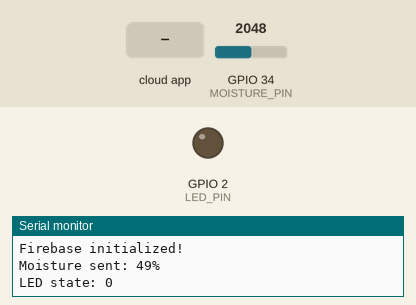
Simulated run of this sketch. Board: ESP32. On the bench: output pins drawn as LEDs (lit = HIGH), the last lines printed to the serial monitor. Inputs (shaded band) come from the test bench; at power-on: GPIO 34 (MOISTURE_PIN) = 2048. WiFi joins after 1.5 s; servers stay silent unless stated; the Firebase database answers and starts empty.

Above: at 2.7 s.
2.8 s: the phone or cloud app sets led to 1
At 7.5 s:
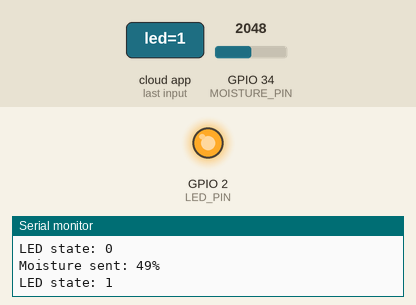
8.3 s: the phone or cloud app sets led to 0
At 12.5 s:
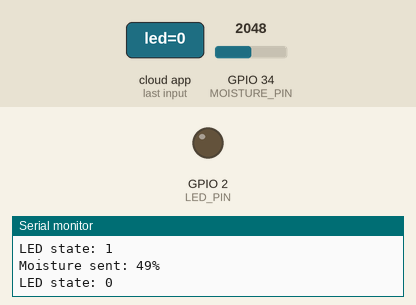
Timing chart, 0 to 14.0 s (numbered marks = the images above; inputs shaded):
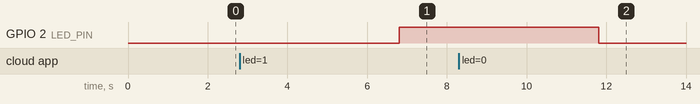

Measured:
- after the input at 2.8 s, GPIO 2 (LED_PIN): LOW → HIGH after 4.0 s
- after the input at 8.3 s, GPIO 2 (LED_PIN): HIGH → LOW after 3.5 s

The sketch:

Firebase_Tesing.ino
```cpp
#include <WiFi.h>
#include <Firebase_ESP_Client.h>
#include "addons/TokenHelper.h"
#include "addons/RTDBHelper.h"

// Wi-Fi Credentials
#define WIFI_SSID "GalaxyM21"
#define WIFI_PASSWORD "8765432112"

// Firebase Credentials
#define DATABASE_URL ""
#define API_KEY ""

FirebaseData fbdo;
FirebaseConfig config;
FirebaseAuth auth;

// Pins
#define LED_PIN 2
#define MOISTURE_PIN 34

unsigned long sendDataPrevMillis = 0;
bool signupOK = false;

void setup() {
  Serial.begin(115200);

  pinMode(LED_PIN, OUTPUT);
  digitalWrite(LED_PIN, LOW);

  // Connect to Wi-Fi
  WiFi.begin(WIFI_SSID, WIFI_PASSWORD);
  Serial.print("Connecting to Wi-Fi");
  while (WiFi.status() != WL_CONNECTED) {
    Serial.print(".");
    delay(500);
  }
  Serial.println("\nWi-Fi Connected!");

  // Firebase configuration
  config.database_url = DATABASE_URL;
  config.api_key = API_KEY;

  // Anonymous login (leave email/password empty)
  if(Firebase.signUp(&config, &auth, "", "")){
    Serial.println("SignUp OK");
    signupOK = true;
  }else{
    Serial.print("Signup Error: ");
    Serial.println(config.signer.signupError.message.c_str());

  }
  config.token_status_callback = tokenStatusCallback;
  Firebase.begin(&config, &auth);
  Firebase.reconnectWiFi(true);


  Serial.println("Firebase initialized!");
}

void loop() {
  if(Firebase.ready() && signupOK && (millis() - sendDataPrevMillis > 5000 || sendDataPrevMillis == 0)){
    sendDataPrevMillis = millis();

    int moisture = analogRead(MOISTURE_PIN);
  int moisturePercent = map(moisture, 4095, 0, 0, 100);

    if (Firebase.RTDB.setInt(&fbdo, "sensor/moisture", moisturePercent)) {
    Serial.println("Moisture sent: " + String(moisturePercent) + "%");

  } else {
    Serial.println("Error sending moisture: " + fbdo.errorReason());
  }

   // ----------reading data

    if (Firebase.RTDB.getInt(&fbdo, "LED/led")) {
    int ledState = fbdo.intData();
    digitalWrite(LED_PIN, ledState ? HIGH : LOW);
    Serial.println("LED state: " + String(ledState));
  } else {
    Serial.println("Error reading LED: " + fbdo.errorReason());
  }

  }


}
```
